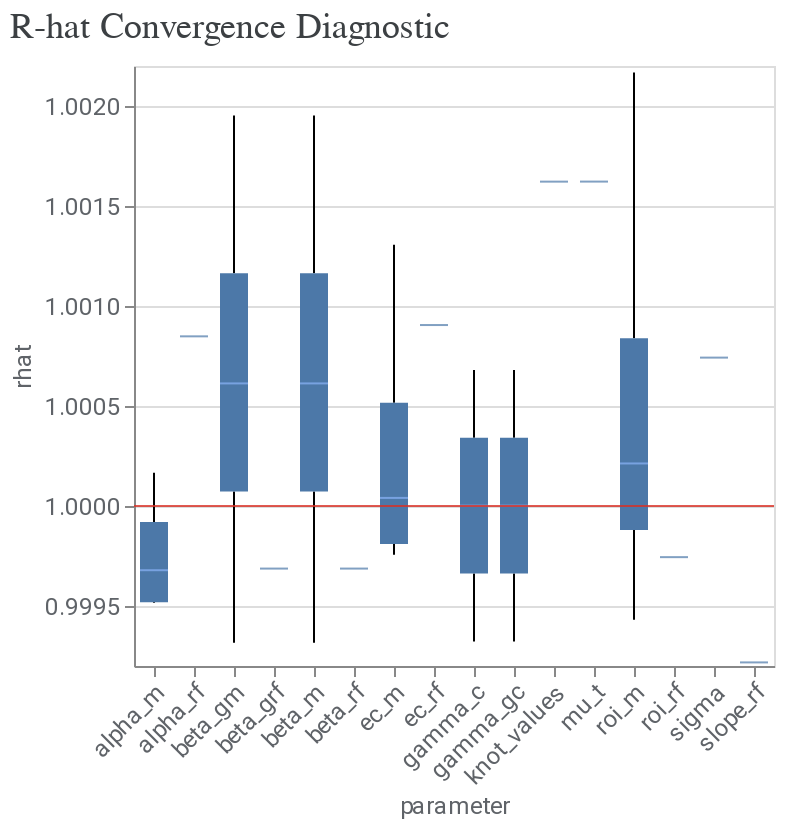

The cell this chart's notebook holds for it:
### Code cell
# R-Hat  plots for the coefficients
model_diagnostics = visualizer.ModelDiagnostics(mmm)
model_diagnostics.plot_rhat_boxplot()

### Figure 1 — Vega-Lite specification as saved in the notebook (floating-point values rounded to 4 significant figures)
{"config": {"view": {"continuousWidth": 400, "continuousHeight": 300}, "axis": {"labelColor": "#5F6368", "labelFont": "Roboto", "labelFontSize": 12, "titleColor": "#5F6368", "titleFont": "Roboto", "titleFontSize": 12, "titleFontWeight": "normal"}}, "layer": [{"data": {"name": "data-d891887c8606213c5fe44905e8439b93"}, "mark": {"type": "boxplot", "median": {"color": "#8AB4F8"}, "outliers": {"filled": true}}, "encoding": {"x": {"axis": {"labelAngle": -45}, "field": "parameter", "type": "nominal"}, "y": {"field": "rhat", "scale": {"zero": false}, "type": "quantitative"}}}, {"data": {"name": "empty"}, "mark": {"type": "rule", "color": "#D93025", "opacity": 0.8}, "encoding": {"y": {"datum": 1}}}], "title": {"text": "R-hat Convergence Diagnostic", "anchor": "start", "color": "#3C4043", "font": "Google Sans Display", "fontSize": 18, "fontWeight": "normal", "offset": 10}, "$schema": "https://vega.github.io/schema/vega-lite/v4.17.0.json", "datasets": {"data-d891887c8606213c5fe44905e8439b93": [{"parameter": "alpha_m", "rhat": 0.9995}, {"parameter": "alpha_m", "rhat": 0.9995}, {"parameter": "alpha_m", "rhat": 1.0}, {"parameter": "alpha_m", "rhat": 0.9998}, {"parameter": "alpha_rf", "rhat": 1.001}, {"parameter": "beta_gm", "rhat": 1.002}, {"parameter": "beta_gm", "rhat": 0.9993}, {"parameter": "beta_gm", "rhat": 1.0}, {"parameter": "beta_gm", "rhat": 1.001}, {"parameter": "beta_grf", "rhat": 0.9997}, {"parameter": "beta_m", "rhat": 1.002}, {"parameter": "beta_m", "rhat": 0.9993}, {"parameter": "beta_m", "rhat": 1.0}, {"parameter": "beta_m", "rhat": 1.001}, {"parameter": "beta_rf", "rhat": 0.9997}, {"parameter": "ec_m", "rhat": 1.0}, {"parameter": "ec_m", "rhat": 0.9998}, {"parameter": "ec_m", "rhat": 1.001}, {"parameter": "ec_m", "rhat": 0.9998}, {"parameter": "ec_rf", "rhat": 1.001}, {"parameter": "gamma_c", "rhat": 1.001}, {"parameter": "gamma_c", "rhat": 0.9993}, {"parameter": "gamma_gc", "rhat": 1.001}, {"parameter": "gamma_gc", "rhat": 0.9993}, {"parameter": "knot_values", "rhat": 1.002}, {"parameter": "mu_t", "rhat": 1.002}, {"parameter": "mu_t", "rhat": 1.002}, {"parameter": "mu_t", "rhat": 1.002}, {"parameter": "mu_t", "rhat": 1.002}, {"parameter": "mu_t", "rhat": 1.002}, {"parameter": "mu_t", "rhat": 1.002}, {"parameter": "mu_t", "rhat": 1.002}, {"parameter": "mu_t", "rhat": 1.002}, {"parameter": "mu_t", "rhat": 1.002}, {"parameter": "mu_t", "rhat": 1.002}, {"parameter": "mu_t", "rhat": 1.002}, {"parameter": "mu_t", "rhat": 1.002}, {"parameter": "mu_t", "rhat": 1.002}, {"parameter": "mu_t", "rhat": 1.002}, {"parameter": "mu_t", "rhat": 1.002}, {"parameter": "mu_t", "rhat": 1.002}, {"parameter": "mu_t", "rhat": 1.002}, {"parameter": "mu_t", "rhat": 1.002}, {"parameter": "mu_t", "rhat": 1.002}, {"parameter": "mu_t", "rhat": 1.002}, {"parameter": "mu_t", "rhat": 1.002}, {"parameter": "mu_t", "rhat": 1.002}, {"parameter": "mu_t", "rhat": 1.002}, {"parameter": "mu_t", "rhat": 1.002}, {"parameter": "mu_t", "rhat": 1.002}, {"parameter": "mu_t", "rhat": 1.002}, {"parameter": "mu_t", "rhat": 1.002}, {"parameter": "mu_t", "rhat": 1.002}, {"parameter": "mu_t", "rhat": 1.002}, {"parameter": "mu_t", "rhat": 1.002}, {"parameter": "mu_t", "rhat": 1.002}, {"parameter": "mu_t", "rhat": 1.002}, {"parameter": "mu_t", "rhat": 1.002}, {"parameter": "mu_t", "rhat": 1.002}, {"parameter": "mu_t", "rhat": 1.002}, {"parameter": "mu_t", "rhat": 1.002}, {"parameter": "mu_t", "rhat": 1.002}, {"parameter": "mu_t", "rhat": 1.002}, {"parameter": "mu_t", "rhat": 1.002}, {"parameter": "mu_t", "rhat": 1.002}, {"parameter": "mu_t", "rhat": 1.002}, {"parameter": "mu_t", "rhat": 1.002}, {"parameter": "mu_t", "rhat": 1.002}, {"parameter": "mu_t", "rhat": 1.002}, {"parameter": "mu_t", "rhat": 1.002}, {"parameter": "mu_t", "rhat": 1.002}, {"parameter": "mu_t", "rhat": 1.002}, {"parameter": "mu_t", "rhat": 1.002}, {"parameter": "mu_t", "rhat": 1.002}, {"parameter": "mu_t", "rhat": 1.002}, {"parameter": "mu_t", "rhat": 1.002}, {"parameter": "mu_t", "rhat": 1.002}, {"parameter": "mu_t", "rhat": 1.002}, {"parameter": "mu_t", "rhat": 1.002}, {"parameter": "mu_t", "rhat": 1.002}, {"parameter": "mu_t", "rhat": 1.002}, {"parameter": "mu_t", "rhat": 1.002}, {"parameter": "mu_t", "rhat": 1.002}, {"parameter": "mu_t", "rhat": 1.002}, {"parameter": "mu_t", "rhat": 1.002}, {"parameter": "roi_m", "rhat": 1.002}, {"parameter": "roi_m", "rhat": 0.9994}, {"parameter": "roi_m", "rhat": 1.0}, {"parameter": "roi_m", "rhat": 1.0}, {"parameter": "roi_rf", "rhat": 0.9997}, {"parameter": "sigma", "rhat": 1.001}, {"parameter": "slope_rf", "rhat": 0.9992}], "empty": [{}]}}
